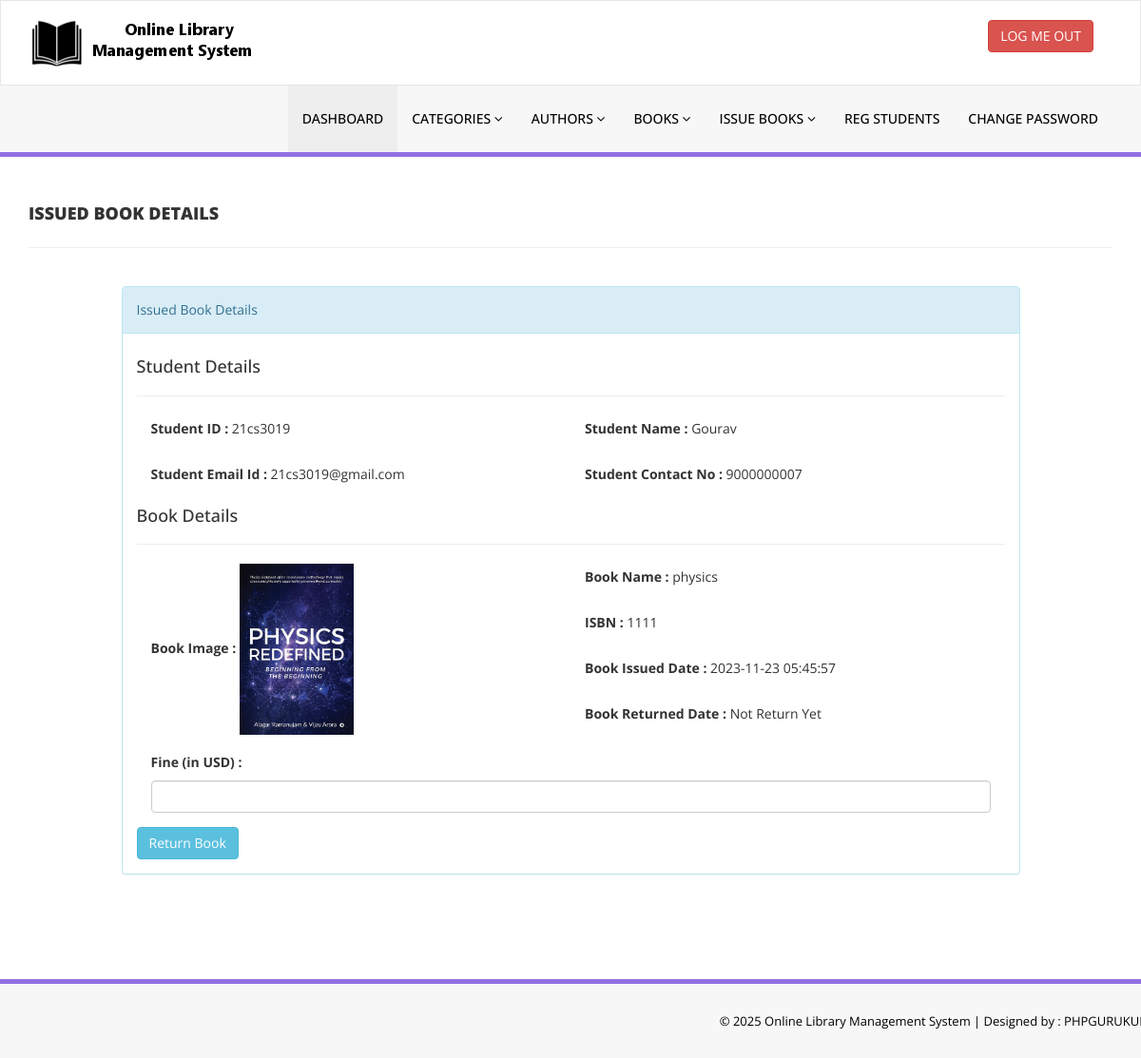
/library/admin/update-issue-bookdeails.php?rid=7 (signed in), run on the app's committed database.
### tables this page shows
CREATE TABLE `tblissuedbookdetails` (
  `id` int(11) NOT NULL,
  `BookId` int(11) DEFAULT NULL,
  `StudentID` varchar(150) DEFAULT NULL,
  `IssuesDate` timestamp NULL DEFAULT current_timestamp(),
  `ReturnDate` timestamp NULL DEFAULT NULL ON UPDATE current_timestamp(),
  `RetrunStatus` int(1) DEFAULT NULL,
  `fine` int(11) DEFAULT NULL
);

CREATE TABLE `tblstudents` (
  `id` int(11) NOT NULL,
  `StudentId` varchar(100) DEFAULT NULL,
  `FullName` varchar(120) DEFAULT NULL,
  `EmailId` varchar(120) DEFAULT NULL,
  `MobileNumber` char(11) DEFAULT NULL,
  `Password` varchar(120) DEFAULT NULL,
  `Status` int(1) DEFAULT NULL,
  `RegDate` timestamp NULL DEFAULT current_timestamp(),
  `UpdationDate` timestamp NULL DEFAULT NULL ON UPDATE current_timestamp()
);

CREATE TABLE `tblbooks` (
  `id` int(11) NOT NULL,
  `BookName` varchar(255) DEFAULT NULL,
  `CatId` int(11) DEFAULT NULL,
  `AuthorId` int(11) DEFAULT NULL,
  `ISBNNumber` varchar(25) DEFAULT NULL,
  `BookPrice` decimal(10,2) DEFAULT NULL,
  `bookImage` varchar(250) NOT NULL,
  `isIssued` int(1) DEFAULT NULL,
  `RegDate` timestamp NULL DEFAULT current_timestamp(),
  `UpdationDate` timestamp NULL DEFAULT NULL ON UPDATE current_timestamp()
);

### library/admin/update-issue-bookdeails.php (the view, shortened to what this page needs)
<?php
include('includes/config.php');
if(strlen($_SESSION['alogin'])==0)
    {
header('location:index.php');
}
else{
?>
<!DOCTYPE html>
<html xmlns="http://www.w3.org/1999/xhtml">
<head>
    <link href="assets/css/bootstrap.css" rel="stylesheet" />
    <link href="assets/css/font-awesome.css" rel="stylesheet" />
    <link href="assets/css/style.css" rel="stylesheet" />
</head>
<body>
<?php include('includes/header.php');?>
    <div class="content-wrapper">
         <div class="container">
        <div class="row pad-botm">
            <div class="col-md-12">
                <h4 class="header-line">Issued Book Details</h4>
                            </div>
</div>
<div class="row">
<div class="col-md-10 col-sm-6 col-xs-12 col-md-offset-1">
<div class="panel panel-info">
<div class="panel-heading">
Issued Book Details
</div>
<div class="panel-body">
<form role="form" method="post">
<?php
$rid=intval($_GET['rid']);
$sql = "SELECT tblstudents.StudentId ,tblstudents.FullName,tblstudents.EmailId,tblstudents.MobileNumber,tblbooks.BookName,tblbooks.ISBNNumber,tblissuedbookdetails.IssuesDate,tblissuedbookdetails.ReturnDate,tblissuedbookdetails.id as rid,tblissuedbookdetails.fine,tblissuedbookdetails.RetrunStatus,tblbooks.id as bid,tblbooks.bookImage from  tblissuedbookdetails join tblstudents on tblstudents.StudentId=tblissuedbookdetails.StudentId join tblbooks on tblbooks.id=tblissuedbookdetails.BookId where tblissuedbookdetails.id=:rid";
$query = $dbh -> prepare($sql);
$query->bindParam(':rid',$rid,PDO::PARAM_STR);
$query->execute();
$results=$query->fetchAll(PDO::FETCH_OBJ);
if($query->rowCount() > 0)
{
foreach($results as $result)
{               ?>
<h4>Student Details</h4>
<hr />
<div class="col-md-6">
<div class="form-group">
<label>Student ID :</label>
<?php echo htmlentities($result->StudentId);?>
</div></div>
<div class="col-md-6">
<div class="form-group">
<label>Student Name :</label>
<?php echo htmlentities($result->FullName);?>
</div></div>
<div class="col-md-6">
<div class="form-group">
<label>Student Email Id :</label>
<?php echo htmlentities($result->EmailId);?>
</div></div>
<div class="col-md-6">
<div class="form-group">
<label>Student Contact No :</label>
<?php echo htmlentities($result->MobileNumber);?>
</div></div>
<h4>Book Details</h4>
<hr />
<div class="col-md-6">
<div class="form-group">
<label>Book Image :</label>
<img src="bookimg/<?php echo htmlentities($result->bookImage); ?>" width="120">
</div></div>
<div class="col-md-6">
<div class="form-group">
<label>Book Name :</label>
<?php echo htmlentities($result->BookName);?>
</div>
</div>
<div class="col-md-6">
<div class="form-group">
<label>ISBN :</label>
<?php echo htmlentities($result->ISBNNumber);?>
</div>
</div>
<div class="col-md-6">
<div class="form-group">
<label>Book Issued Date :</label>
<?php echo htmlentities($result->IssuesDate);?>
</div></div>
<div class="col-md-6">
<div class="form-group">
<label>Book Returned Date :</label>
<?php if($result->ReturnDate=="")
                                            {
                                                echo htmlentities("Not Return Yet");
                                            } else {
                                            echo htmlentities($result->ReturnDate);
}
                                            ?>
</div>
</div>
<div class="col-md-12">
<div class="form-group">
<label>Fine (in USD) :</label>
<?php
if($result->fine=="")
{?>
<input class="form-control" type="text" name="fine" id="fine"  required />
<?php }else {
echo htmlentities($result->fine);
}
?>
</div>
</div>
 <?php if($result->RetrunStatus==0){?>
<button type="submit" name="return" id="submit" class="btn btn-info">Return Book </button>
 </div>
<?php }}} ?>
                            </div>
                        </div>
                            </div>
        </div>
    </div>
  <?php include('includes/footer.php');?>
</body>
</html>
<?php } ?>

### library/admin/assets/css/style.css (style rules this page uses)
.content-wrapper { margin-top: 40px; min-height:800px; padding-bottom:90px; }
.header-line { font-weight:900; padding-bottom:25px; border-bottom:1px solid #eeeeee; text-transform:uppercase; }
.pad-botm { padding-bottom:30px; }

### data on the page
tblissuedbookdetails: tblstudents.StudentId "21cs3019", tblstudents.FullName "Gourav", tblstudents.EmailId "21cs3019@gmail.com", tblstudents.MobileNumber "9000000007", BookId.bookImage (picture), BookId.BookName "physics", BookId.ISBNNumber "1111", IssuesDate "2023-11-23 05:45:57", shows "Return Book"
